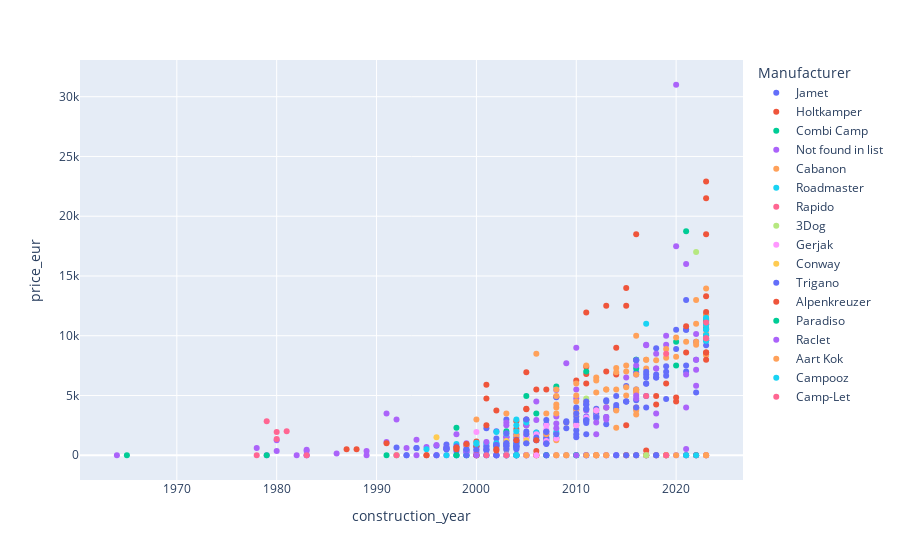

Notebook source saved alongside this figure:
### Code cell
import plotly.express as px
fig = px.scatter(df_ads, x="construction_year", y="price_eur",
                color="Manufacturer",
                #  size='petal_length', 
                hover_data=['title']
                 )
fig.show()

### Figure 1 — Plotly figure (JSON) as saved in the notebook; plotly's stock layout.template omitted (floating-point values rounded to 4 significant figures; data arrays with more than 128 entries replaced by an {"elided": "..."} marker saying what was removed)
{"data": [{"customdata": {"elided": "221x1 str values"}, "hovertemplate": "Manufacturer=Jamet<br>construction_year=%{x}<br>price_eur=%{y}<br>title=%{customdata[0]}<extra></extra>", "legendgroup": "Jamet", "marker": {"color": "#636efa", "symbol": "circle"}, "mode": "markers", "name": "Jamet", "orientation": "v", "showlegend": true, "type": "scatter", "x": {"elided": "221 int values"}, "xaxis": "x", "y": {"elided": "221 int values"}, "yaxis": "y"}, {"customdata": [["Holtkamper Cocoon S (2013)"], ["Holtkamper Cocoon S, model 2008"], ["Holtkamper Spacer (2015) trailer uitvoering"], ["Holtkamper Kyte Vouwwagen in prima staat! Veel extra's! 2011"], ["Holtkamper Cocoon M Expedition MTT 2011"], ["Holtkamper cocoon modulair 2014"], ["Holtkamper Cocoon XL"], ["Holtkamper flyer met veel extra’s"], ["Holtkamper flyer jeans blauw"], ["Holtkamper Feluka incl. keuken, compleet en waterdicht"], ["Holtkamper Cocoon XL 2011"], ["Holtkamper Cocoon Aero"], ["Holtkamper Cocoon xl Vouwwagen 2006 in zeer goede staat"], ["Holtkamper Spacer 2004"], ["Holtkamper cocoon Aero Membrane Airco MTT bouwjaar 2017"], ["Holtkamper Flyer Expedition Bedouin, in uitstekende staat!"], ["Holtkamper spacer expedition (2003)"], ["Holtkamper Cocoon M Expedition"], ["Holtkamper Cocoon Aero Wind Force 2015"], ["Holtkamper Flyer Bedouin 2001, incl Keuken"], ["Holtkamper Aero Zonder windforce"], ["Holtkamper Aero Zonder windforce"], ["Holtkamper Cocoon MTT met HPL blad ''NIEUW'"], ["Holtkamper Aero Combinatie Model"], ["Holtkamper Cocoon 2022"], ["Holtkamper Cocoon Top Edition met keuken en zonnestroom"], ["Nette Holtkamper Spacer Expedition met WhiteBox keuken"], ["Holtkamper Cocoon Expedition, 2009"], ["Holtkamper Spacer vouwwagen"], ["Mooie Holtkamper Astro Expedition"], ["Holtkamper Astro Vouwwagen 2011"], ["Vouwwagen Holtkamper Cocoon xl"], ["Holtkamper Flyer"], ["Holtkamper Flyer Expedition met whitebox disselkeuken"], ["Holtkamper Cocoon XL"], ["Holtkamper Kyte XL Windforce 2016 (1e eigenaar)"], ["Holtkamper Family"], ["vouwwagen Holtkamper Flyer"], ["Holtkamper Spacer Explorer"], ["Holtkamper Cocoon M"], ["Holtkamper Flyer Expedition"], ["Holtkamper cocoon"], ["Holtkamper cocoon xl"], ["Holtkamper Flyer (retro)"], ["Holtkamper Astro XL uit 2006"], ["Holtkamper Cocoon M"], ["Holtkamper feluka vouwwagen"], ["Holtkamper Cocoon XL (2014)"], ["holtkamper family"], ["Holtkamper-kindertent M - €400 met vast grondzeil en hor"], ["Holtkamper Flyer Expedition Bedouin"], ["Holtkamper Astro vouwwagen 2001"], ["vouwwagen Holtkamper spacer  expedition"], ["Holtkamper Astro XL"], ["Holtkamper cocoon met basekitchen xxl"], ["holtkamper flyer \"retro\""], ["Vouwwagen Holtkamper Feluka 6 prs whitebox keuken"], ["Complete Holtkamper Flyer Expedition"], ["Holtkamper Flyer Expedition Vouwwagen (2004)"], ["Holtkamper Cocoon M"], ["Holtkamper Cocoon modulair MTT 2015"], ["Holtkamper flyer te koop"], ["Holtkamper Cocoon M 2008"], ["Holtkamper Cocoon XL met 5 slaapplaatsen en extra‘s"], ["Prachtige Holtkamper Cocoon"], ["Holtkamper family vouwwagen"], ["Holtkamper astro overkompeet!"], ["GLAMPING in mooie HOLTKAMPER FLYER membrane met airco wer"], ["HOLTKAMPER FAMILY Vouwwagen"]], "hovertemplate": "Manufacturer=Holtkamper<br>construction_year=%{x}<br>price_eur=%{y}<br>title=%{customdata[0]}<extra></extra>", "legendgroup": "Holtkamper", "marker": {"color": "#EF553B", "symbol": "circle"}, "mode": "markers", "name": "Holtkamper", "orientation": "v", "showlegend": true, "type": "scatter", "x": [2013, 2008, 2015, 2011, null, 2014, 2007, null, null, null, 2011, 2013, null, 2004, null, 2001, null, 2011, 2015, 2001, null, 2023, 2023, 2023, 2022, 2012, 2005, null, 2002, 2020, 2011, 2004, 2015, null, 2010, 2016, null, 2000, 2006, 2004, null, 2005, null, null, 2006, 2005, null, 2014, null, 2017, 2005, 2001, 2006, null, null, 1987, null, 2006, null, 2005, 2015, 1995, 2008, null, null, null, 2003, 2005, 2000], "xaxis": "x", "y": [7000, 4900, 0, 11950, 6600, 6750, 5500, 750, 750, 1450, 6800, 12500, 3000, 0, 20750, 5900, 2500, 7395, 14000, 4750, 18295, 18495, 21495, 22895, 0, 0, 2500, 4000, 3750, 4825, 6000, 2850, 2500, 900, 6250, 18500, 445, 1150, 0, 2200, 1000, 3000, 4500, 850, 0, 0, 1200, 9000, 450, 400, 3900, 2500, 350, 4200, 2950, 500, 1700, 5500, 0, 3850, 12500, 0, 1450, 3400, 3950, 0, 0, 6950, 750], "yaxis": "y"}, {"customdata": [["Combi Camp Flexi Comfort XL - 2020 - Katoen - Boogluifel"], ["Combi Camp Country vouwwagen 2021 model 2022"], ["Combi Camp Valley 2010 met Varioluifel, Gastencabine & Mover"], ["Combi Camp Easy vintage"], ["Combi Camp Flexi Comfort XL met boogluifel"], ["Combi camp venezia"], ["Combi Camp vouwwagen 1965"], ["Combi Camp Country met gastencabine 2005"], ["Combi Camp venezia 2007"], ["Combi camp Flexi, tent & trailer."], ["Combi Camp"], ["Combi camp"], ["Combi Camp Flexi T&T mei 2021 met nieuwe boogluifel en hor"], ["Combi Camp Country"], ["Combi Camp Country"], ["Combi Camp voortent en wagentent"], ["Combi camp country  Xclusive 2019"], ["Combi Camp Venezia"], ["Combi camp country 2016"], ["Combi Camp Venezia met gastencabine"], ["Vouwwagen Combi Camp Valley 2007"], ["Gevraagd Combi Camp Country voortent en/of voortent frame."], ["Combi Camp Flexi Comfort XL 2016"], ["Combi Camp Valley met gastencabine, keuken, disselbak & meer"], ["Vouwwagen Combi Camp Country"], ["Combi camp valley 2010 in prima staat."], ["Combi Camp Country Zeer netjes en compleet"], ["Vouwwagen | Combi Camp - Panda"], ["Combi Camp FLEXI met boogluifel 2020"], ["Vouwwagen Combi Camp Flexi Comfort XL 2016"], ["Vouwwagen Combi Camp 4 persoons (nieuwe foto's)"]], "hovertemplate": "Manufacturer=Combi Camp<br>construction_year=%{x}<br>price_eur=%{y}<br>title=%{customdata[0]}<extra></extra>", "legendgroup": "Combi Camp", "marker": {"color": "#00cc96", "symbol": "circle"}, "mode": "markers", "name": "Combi Camp", "orientation": "v", "showlegend": true, "type": "scatter", "x": [2020, 2021, 2010, 1991, 2016, null, 1965, 2005, 2006, null, 2005, null, null, 2010, null, null, null, 2003, null, 2003, 2007, null, 2016, 2011, null, null, 2008, 1999, 2020, 2016, null], "xaxis": "x", "y": [9500, 18750, 0, 0, 7250, 2850, 0, 4950, 3500, 4125, 2950, 3950, 0, 0, 0, 0, 13000, 0, 9950, 2000, 0, 0, 8000, 7000, 3600, 3100, 5750, 0, 7500, 8000, 975], "yaxis": "y"}, {"customdata": {"elided": "183x1 str values"}, "hovertemplate": "Manufacturer=Not found in list<br>construction_year=%{x}<br>price_eur=%{y}<br>title=%{customdata[0]}<extra></extra>", "legendgroup": "Not found in list", "marker": {"color": "#ab63fa", "symbol": "circle"}, "mode": "markers", "name": "Not found in list", "orientation": "v", "showlegend": true, "type": "scatter", "x": {"elided": "183 int values"}, "xaxis": "x", "y": {"elided": "183 int values"}, "yaxis": "y"}, {"customdata": [["Cabanon Manga met Easy Pack systeem uit 2020"], ["Cabanon Neptune met voortent, luxe luifel en zonneluifel"], ["Vouwwagen Europa Camper Suncruiser (Cabanon) (Sunliner XL)"], ["Cabanon Imperia 2015 - Complete Set met Accessoires!"], ["Cabanon Chamonix"], ["Vouwwagen Cabanon Tabora"], ["Vouwwagen Cabanon Tabora"], ["Vouwwagen Cabanon Ariane"], ["Cabanon Neptune vouwwagen"], ["Cabanon Chamonix De luxe"], ["Vouwwagen cabanon neptune"], ["Vouwwagen Cabanon Malawi 2.0; voor- en achtertent & keuken"], ["Vouwwagen cabanon Monaco compleet uitgevoerd (2020)"], ["Cabanon Monaco Deluxe vouwwagen (2022)"], ["Cabanon Manga uit 2022 te koop!"], ["Vouwwagen Cabanon Atlantis uit 2004 in uitstekende staat"], ["Cabanon Mercury DeLuxe Bermkeuken Avant Garde vouwwagen 2019"], ["Cabanon Manga vouwwagen, zeer compleet!"], ["Cabanon Malawi De Luxe AVANT GARDE PAKKET + MEER"], ["Cabanon Venus"], ["Cabanon Malawi 2.0  2018: panoramaluifel, achtertent, matras"], ["Cabanon Malawi 1.0 uit 2013"], ["Cabanon Manga"], ["Cabanon Malawi luxe 2016, voortent, achtertent, keuken"], ["Cabanon safari lodge vouwwagen"], ["Cabanon Malawi 2.0 Basic - Uit voorraad"], ["Cabanon Mercury Basic met Avantgarde pakket"], ["Vouwwagen Cabanon Mercury 2019"], ["Cabanon Stratos, vouwwagen met bermkeuken (2010)"], ["Cabanon Manga 2013"], ["Heel complete Cabanon Mercury 2012"], ["Cabanon Malawi 2.0 Basic 2020, panoramaluifel, XL achtertent"], ["Cabanon Malawi 2.0 DeLuxe 2017"], ["Cabanon vouwwagen Mercury Deluxe 2012 ALLE OPTIES!"], ["Cabanon Malawi 2.0 vouwwagen basic easypack 2019 te koop"], ["Cabanon Mercury Deluxe met Avant Garde pakket"], ["Vouwwagen Cabanon / Europa Camper Suncruiser"], ["Vouwwagen Cabanon Mercury deluxe avant garden 2008"], ["Cabanon Malawi 1.0 (2012)"], ["Cabanon Mercury Deluxe 2017 Avant Garde pakket zeer compleet"], ["Vouwwagen  Cabanon Malawi 1.0"], ["Cabanon manga comfort"], ["Vouwwagen Cabanon Sunliner 2017 (europa camper) DELUXE"], ["Cabanon mercury 2018 Comfort vouwwagen"], ["Cabanon Malawi 2.0 Deluxe vouwwagen (met luxe bermkeuken)"], ["Cabanon Malawi 2.0 (2022)"], ["CABANON MALAWI 2.0 2022 + VOORTENT+ZONNELUIFEL EN ZIJWAND 2X"], ["Vouwwagen Cabanon Malawi 1.0 Deluxe - DIRECT BESCHIKBAAR"], ["Europa camper Cabanon uit 2005 in zeer goede staat"], ["Cabanon Mercury 2009"], ["Cabanon Mercury Deluxe in topstaat"], ["Vouwwagen Cabanon Monaco Deluxe (met extra’s) 2022"], ["Cabanon Stratos vouwwagen bj 2008"], ["Cabanon Mercury Deluxe 2013"], ["Cabanon Tabora voor 2 - 4 personen, direct kampeerklaar!"], ["Cabanon Malawi 2.0 Royale z.g.a.n. bj 2021"], ["Cabanon Stellar (2008)"], ["Vouwwagen 6-8 personen Cabanon Chamonix de Luxe uit 2022"], ["Cabanon Chamonix 2023"], ["Vouwwagen Cabanon Neptune 2008 voor 4- 6 personen"], ["Europa Camper (Cabanon) Sunliner 2018"], ["Cabanon Chamonix"], ["Vouwwagen Cabanon Mercury"], ["Cabanon Mercury 2023 - compleet met alle accessoires"], ["Cabanon Neptune 2009. 6 - 8 persoons met luxe luifel"], ["Cabanon Mercury Comfort AVANT GARDE PAKKET + MEER"], ["Cabanon Mercury De Luxe AVANT GARDE PAKKET + MEER"], ["Cabanon Imperia Deluxe 2015"], ["Cabanon Malawi 2.0 de Luxe ZEER COMPLEET"], ["Cabanon Malawi vouwwagen. 2016. Incl. Voortent en luifel."], ["Cabanon mercury 2016"], ["Cabanon Malawi 2.0 Snel opzetbaar"], ["Cabanon Mercury Comfort"], ["Cabanon Chamonix De Luxe - Zeer ruime uitvoering -"], ["Cabanon Manga Basic - uit voorraad"], ["Cabanon Malawi 2.0 Royale Basic, 2023"], ["Cabanon Stratos 2009 met bermkeuken"], ["Toiles Cabanon Mercury basic"], ["Cabanon Malawi 1 klaar voor vakantie!"], ["Grote luifel! EXTRA:matrastoppers - Cabanon Jaguar - 2014/15"], ["Cabanon Mercury (2013)"], ["Vouwwagen Cabanon Malawi voor twee personen incl keuken"], ["Cabanon Malawi 2.0 Basic 2023"], ["Cabanon Mercury De Luxe + Avant Garde pakket"], ["Cabanon Mercury De luxe inclusief panoramaluifel"], ["Cabanon Columbia 2012 Deluxe"], ["Cabanon Malawi 2.0 ‘21 voortent, XL achtertent, fietsendrage"], ["cabanon malawi 2016"], ["cabanon Mercury 2016"], ["Cabanon Malawi 2.0"], ["Cabanon Manga"], ["Cabanon Mercury Comfort - UIT VOORRAAD"], ["Cabanon Chamonix Deluxe te bezichtigen"], ["8-pers Cabanon Evolution vouwwagen"], ["Cabanon Malawi 2.0 - De Luxe - met keuken -"], ["Cabanon Malawi 2.0 Royale - Snel leverbaar -"], ["Cabanon Saturn"], ["Cabanon Touring de Luxe"], ["Cabanon Malawi Basic Nette 2 persoonsvouwwagen"], ["Cabanon Mercury"]], "hovertemplate": "Manufacturer=Cabanon<br>construction_year=%{x}<br>price_eur=%{y}<br>title=%{customdata[0]}<extra></extra>", "legendgroup": "Cabanon", "marker": {"color": "#FFA15A", "symbol": "circle"}, "mode": "markers", "name": "Cabanon", "orientation": "v", "showlegend": true, "type": "scatter", "x": [2020, 2010, 2016, 2015, 2014, null, 2016, null, 2007, 2014, 2009, 2018, null, 2022, null, 2004, 2019, null, 2016, 2007, 2018, 2013, 2010, 2016, 2015, 2023, 2015, 2019, 2010, 2013, 2012, 2020, 2017, 2012, null, 2011, 2014, 2009, null, 2017, 2012, 2020, 2016, 2018, null, 2022, 2022, 2017, 2005, null, 2019, null, null, 2013, 2016, 2021, 2008, 2022, 2023, 2008, null, 2016, 2008, null, null, 2017, 2016, 2015, 2017, null, null, 2023, 2023, 2023, 2023, 2023, null, null, 2011, 2014, 2013, null, null, 2012, null, 2012, 2021, 2016, null, 2019, 2010, 2023, null, 2008, 2023, 2023, 2009, 1999, 2015, 2008], "xaxis": "x", "y": [0, 4500, 5400, 5000, 3750, 3450, 3400, 0, 3500, 6950, 0, 7950, 9450, 11000, 9500, 1650, 8150, 5950, 5500, 1750, 0, 3995, 3500, 5250, 7500, 8399, 7000, 0, 3800, 0, 5250, 8250, 0, 6495, 0, 4500, 5500, 0, 3950, 0, 3750, 9850, 6750, 0, 8250, 9495, 9250, 7250, 1799, 3300, 8900, 11290, 3950, 5500, 4000, 9500, 1250, 13000, 0, 0, 6850, 3750, 3500, 0, 4500, 7995, 0, 0, 8000, 3700, 0, 8399, 11748, 13948, 10148, 0, 4000, 5750, 0, 2300, 0, 4975, 8500, 0, 0, 6250, 0, 0, 0, 0, 2500, 11748, 0, 0, 10898, 9599, 2750, 850, 5695, 3995], "yaxis": "y"}, {"customdata": [["Goed onderhouden Roadmaster Family S met diverse upgrades"], ["Nette vouwwagen - Roadmaster Family S"], ["Roadmaster family S 8 persoons"], ["Zeer complete Roadmaster Runner S"], ["Vouwwagen RoadMaster Midi S"], ["Roadmaster Family S"], ["Roadmaster Family S"], ["Vouwwagen Roadmaster Family S (2008)"], ["Vouwwagen roadmaster midi"], ["Roadmaster Runner S"], ["Nette Roadmaster runner S vouwwagen"], ["Roadmaster family S 8 personen"], ["Roadmaster Midi S vouwwagen."], ["Roadmaster family S 8 persoons"], ["Roadmaster Family S; Vouwwagen; STAAT IN STALLING SPANJE!!"], ["Vouwwagen Roadmaster Family S"], ["Fantastische vouwwagen Roadmaster Family S"], ["Roadmaster midi s vouwwagen bj 2000 frisse vakantieklare set"], ["Vouwwagen Roadmaster midi"], ["Vouwwagen Roadmaster Family S uit 2004"], ["Vouwwagen Roadmaster Runner S"], ["Roadmaster Runner S in goede staat met voortent en luifel"], ["Roadmaster Runner S"], ["Roadmaster Midi Rally S 2004"], ["roadmaster vouwwagen"], ["Vouwwagen - Roadmaster Family S"], ["Roadmaster family extra"], ["Roadmaster Family S"], ["Roadmaster Family S 2008"], ["Nette ruime Roadmaster Runner S vouwwagen 4, 6 - 8  personen"], ["Mooie Roadmaster family S"], ["Fijne zeer ruime Roadmaster vouwwagen"], ["Vouwwagen Roadmaster Runner S, 8pers, met voortent en luifel"], ["Roadmaster family S vouwwagen ideaal achter elektrische auto"], ["Leuke Roadmaster Family S"], ["Roadmaster Family S 2004"], ["Vouwwagen Roadmaster Family S Blauw/Creme"], ["Roadmaster Family S 6 persoons vouwwagen"], ["Roadmaster midi S vouwwagen, 2 persoons"], ["Roadmaster family s 6-persoons"], ["Roadmaster Family S 8 persoons"], ["Roadmaster family S (extra groot)"], ["Roadmaster Family S"], ["Vouwwagen Roadmaster Family S"], ["Roadmaster familie s"], ["Roadmaster Family S 2004"], ["Roadmaster Family S - dubbele uitbouw uit 2003"], ["Roadmaster Family S"], ["Roadmaster Runner 1994"], ["Roadmaster family S"], ["Roadmaster Family S"], ["Roadmaster Midi S vouwwagen"], ["Roadmaster family S de luxe nieuwe bodem!"], ["Vouwwagen roadmaster family S voor onderdelen"], ["Mooie roadmaster midi"], ["Vouwwagen Roadmaster Family S"], ["Roadmaster Family S 2000 Incl.Luifel met zijwanden"], ["Roadmaster Family S"], ["Vouwwagen Roadmaster"], ["Roadmaster Family S"]], "hovertemplate": "Manufacturer=Roadmaster<br>construction_year=%{x}<br>price_eur=%{y}<br>title=%{customdata[0]}<extra></extra>", "legendgroup": "Roadmaster", "marker": {"color": "#19d3f3", "symbol": "circle"}, "mode": "markers", "name": "Roadmaster", "orientation": "v", "showlegend": true, "type": "scatter", "x": [null, null, 1995, 2002, null, 2003, 2006, 2008, null, null, 2002, null, null, 2004, 2004, null, 2005, null, null, 2004, 1998, null, null, null, 1992, null, null, 1997, null, 2000, 2003, null, 2000, null, 2002, 2004, null, null, null, 2005, null, null, null, 2004, null, 2004, null, null, null, 1998, 2001, 2008, null, 1998, null, null, 2000, null, null, 2004], "xaxis": "x", "y": [2000, 950, 500, 600, 0, 0, 1900, 1950, 0, 500, 1000, 1700, 1000, 2500, 0, 1500, 2750, 0, 1500, 1000, 950, 450, 0, 1500, 0, 0, 800, 0, 0, 1045, 1800, 750, 950, 1850, 1950, 0, 1000, 1600, 1500, 1500, 1750, 0, 1100, 0, 2250, 2000, 0, 1250, 0, 0, 995, 1500, 2750, 0, 500, 1350, 0, 950, 1500, 3000], "yaxis": "y"}, {"customdata": [["RAPIDO klapcaravan type confort"], ["Rapido export klapcaravan"], ["Rapido Confort vouwcaravan klapcaravan"], ["Rapido export klapcaravan"], ["rapido record klapcaravan 1980"], ["Rapido klapcaravan / vouwcaravan confort compleet te zien"], ["Rapido klapcaravan"]], "hovertemplate": "Manufacturer=Rapido<br>construction_year=%{x}<br>price_eur=%{y}<br>title=%{customdata[0]}<extra></extra>", "legendgroup": "Rapido", "marker": {"color": "#FF6692", "symbol": "circle"}, "mode": "markers", "name": "Rapido", "orientation": "v", "showlegend": true, "type": "scatter", "x": [1980, null, 1983, 1979, 1980, 1978, 1981], "xaxis": "x", "y": [1950, 3800, 0, 2850, 1350, 0, 2000], "yaxis": "y"}, {"customdata": [["3Dog Traildog 2011 tenttrailer luifel fietsendrager Cee"], ["Te koop 3Dog Scoutdog kleur Khaki Sand bouwjaar 2017"], ["3DOG Traildog full options!"], ["3Dog Camping TrailDog OffRoader Khaki-dark"]], "hovertemplate": "Manufacturer=3Dog<br>construction_year=%{x}<br>price_eur=%{y}<br>title=%{customdata[0]}<extra></extra>", "legendgroup": "3Dog", "marker": {"color": "#B6E880", "symbol": "circle"}, "mode": "markers", "name": "3Dog", "orientation": "v", "showlegend": true, "type": "scatter", "x": [2011, 2017, null, 2022], "xaxis": "x", "y": [4750, 0, 12000, 17000], "yaxis": "y"}, {"customdata": [["gerjak tago atlantic"], ["Gerjak tago tenttrailer.4 meter breed en 8 meter lang."], ["Vouwwagen gerjak tago amazone"], ["Gerjak Tago Artic 2011"], ["Gerjak Tago Settler te koop"], ["Gerjak Tago Indian vouwwagen"], ["Gerjak Tago Atlantic 2006 - ruime 6 a 8 p. gezins-vouwwagen"], ["Gerjak Tago Atlantic Vouwwagen"], ["Gerjak tago indian 2007"], ["SUPER NETTE GERJAK Tago Settler Crossing 2012!!"], ["Gerjak Tago Artic 2011 vouwwagen"], ["Gerjak Tago Settler 2012"], ["Gerjak Tago River 2003"], ["Gerjak Indian Tago Vouwwagen (4-6 personen)"], ["Erg ruime Tago / Gerjak vouwwagen"], ["Gerjak Ranger Safari"], ["Gerjak Tago Vouwwagen uit 2005"], ["Vouwwagen Gerjak Settler uit 2010 met complete inboedel"], ["Gerjak Tago vouwwagen 2004"], ["Gerjak Tago Atlantic uit 2006 - Ruime 6-persoons vouwwagen"], ["Gerjak Tago Atlantic 2007"], ["Gerjak Tago Indian"], ["Gerjak Tago Indian 4-8 persoons vouwwagen Incl inventaris"], ["Gerjak Tago Settler Crossing - 4 tot 6 pers incl imperiaal"], ["Vouwwagen  Gerjak Tago Indian"], ["Vouwwagen Gerjak Tago Amazone 2005"], ["Gerjak Tago Atlantic Vouwwagen 4 tot  8 persoons"], ["gerjak tago indian"], ["Gerjak Tago Indian | 4-8 persoons | Voortent en luifel | Gas"]], "hovertemplate": "Manufacturer=Gerjak<br>construction_year=%{x}<br>price_eur=%{y}<br>title=%{customdata[0]}<extra></extra>", "legendgroup": "Gerjak", "marker": {"color": "#FF97FF", "symbol": "circle"}, "mode": "markers", "name": "Gerjak", "orientation": "v", "showlegend": true, "type": "scatter", "x": [null, 2005, null, 2011, 2008, 2007, 2006, 2006, 2007, null, null, 2012, 2003, 2005, 2000, 2012, 2005, null, 2004, null, 2007, 2005, 2007, 2010, 2000, null, null, null, 2005], "xaxis": "x", "y": [1800, 1500, 1450, 3150, 1400, 2500, 1750, 0, 2150, 0, 3000, 3200, 0, 1800, 0, 3750, 1500, 1950, 1195, 1750, 1200, 0, 2000, 2500, 1950, 1490, 2500, 2200, 1500], "yaxis": "y"}, {"customdata": [["Conway Mirage vouwwagen"], ["Conway vouwwagen 2003 extra lang 6 persoons"], ["Conway Cruiser pop up vouwwagen"], ["Conway Canterbury dl vouwwagen 6-pers"], ["Conway Cortina vouwwagen"], ["Conway vouwwagen  Met toebehoren"], ["Nette Conway Vouwagen!"], ["Vouwwagen Conway"], ["Vintage Conway Cruiser uit 1996"], ["Conway Classic Trio 2003 Vouwwagen"], ["Vouwwagen conway"], ["Conway Vision Vouwwagen 6 persoons"], ["Vouwwagen conway camberley 350dl"], ["Vouwwagen Conway Trio Classic 2006 in uitstekende staat"]], "hovertemplate": "Manufacturer=Conway<br>construction_year=%{x}<br>price_eur=%{y}<br>title=%{customdata[0]}<extra></extra>", "legendgroup": "Conway", "marker": {"color": "#FECB52", "symbol": "circle"}, "mode": "markers", "name": "Conway", "orientation": "v", "showlegend": true, "type": "scatter", "x": [1998, 2003, 1992, null, null, null, null, null, 1996, 2003, null, null, null, 2005], "xaxis": "x", "y": [600, 1200, 0, 0, 0, 0, 825, 300, 1499, 550, 600, 500, 0, 1250], "yaxis": "y"}, {"customdata": [["vouwwagen trigano galleon"], ["Trigano Alpha GL  snel opbouw"], ["Trigano odyssee"], ["Vouwwagen trigano odyssee"], ["Vouwwagen Trigano Chantilly GL"], ["Trigano Odyssee 1-2-3 uit 2002"], ["Trigano Chantilly 1998"], ["Trigano vouwwagen"], ["Vouwwagen Trigano Chantilly GL"], ["Trigano Odyssee (1e eigenaar) gekocht 2015"], ["Trigano Alpha Exclusive Line vouwwagen"], ["Prachtige Trigano Alpha Tent Trailer Vouwwagen"], ["Trigano Alpha GL snelklapper vouwwagen 2016 met extra's"], ["Trigano Odyssee Plus GL"], ["Trigano Olympe"], ["Vouwwagen Trigano Odyssee 2012"], ["Trigano vouwwagen inclusief voortent."], ["Mooie Trigano Galleon familie vouwwagen (2019)"], ["Trigano chantilly"], ["Trigano odyssee GL 2.0 (2020) 3x gebruikt"], ["Vouwwagen Trigano Odyssee GL"], ["Trigano Chantilly GL Vouwwagen"], ["Trigano odyssee"], ["Trigano Oceane GL"], ["Trigano Galleon GL Slechts 2x gebruikt"], ["Trigano Odyssee GL 2.0"], ["Trigano Odyssee GL"], ["Trigano Odyssee 2003"], ["Trigano Odyssee 2018 met easy pack systeem"], ["Trigano Odyssee 2004"], ["Trigano Odyssee gl 2009"], ["Vouwwagen Trigano Galleon bouwjaar 2017"], ["Trigano Galleon GL  2013 compleet"], ["Trigano Odyssee GL 2015"], ["Verlaagde Prijs: Vouwwagen Trigano Oceane 315"], ["Trigano vedome , goede staat lekker ruim voor gezin van 5."], ["Trigano Oceana 315"], ["Trigano Oceane 100% waterdicht!"], ["vouwwagen Trigano Odyssee"], ["Vouwwagen Trigano OLympe 2010"], ["Trigano Camp Trail"], ["Trigano Odyssee GL"], ["Zeer nette Trigano Vendome GL met extra kampeerspullen"], ["Trigano Alpha GL vouwwagen, met aangebouwde luxe keuken"], ["Trigano Cheverny GL"], ["trigano odyssee 1-2-3 event. Incl. extra's zoals stalling!"], ["Cherverny trigano vouwwagen"], ["Mooie vouwwagen trigano Odyssee (2011)"], ["Vouwwagen Trigano Odyssee GL"], ["Trigano odyssee 2014, luifel en gastencabine"], ["Vouwwagen Trigano Galleon 2014"], ["Vouwwagen Trigano Odyssee 2006"], ["Trigano galleon Vouwagen"], ["Trigano galleon vouwwagen 2014 beschadigd !!"], ["Vouwwagen Trigano Oceane GL, bouwjaar 2001-2002, 5 slaappl"], ["Vouwwagen TRIGANO GALLEON model 2017"], ["Trigano Vedome XL 2003 met disselbak en imperial"], ["Vouwwagen Trigano Odyssee Safari GL incl. luifel, fietsenrek"], ["Trigano Odyssee GL"], ["Vouwwagen trigano Odyssee"], ["Trigano Vendome 2005"], ["Vouwwagen Trigano Odyssee"], ["Trigano Oceane GL 2004 vouwwagen"], ["Trigano odyssee"], ["Vouwwagen Trigano Vendome de Luxe GL"], ["Mooie nette trigano chantilly 2005"], ["Vouwwagen Trigano Odyssée"], ["Trigano Vendôme Luxe 2007 + Extra's"], ["Trigano Odyssee 1997"], ["Trigano Alpha"], ["Vouwwagen Trigano Océane (315) uit 2003"], ["vouwwagen Trigano Olympe GL 2013"], ["Trigano odyssee vouwwagen 1-2-3 (snelklapper)"], ["Trigano Itinea GL (919599)"], ["Trigano Odyssee 2003"], ["Vouwwagen trigano camplair (2022!)"], ["Trigano Odyssee GL met keuken en disselbak"], ["Trigano vouwwagen"], ["Trigano Alpha GL 2020"], ["Vouwwagen trigano gl odyssee"], ["Trigano Odyssee GL"], ["Trigano Galleon 315GL / 2022! In TOP staat!"], ["Trigano Olympe GL 2011"], ["Mooie grote Trigano Olympe GL"], ["Vouwwagen trigano Odyssee"], ["Grote Trigano vouwwagen te koop!"], ["Trigano Galleon GL vouwwagen 2012 (evt helemaal compleet!)"], ["Vouwwagen Trigano Chantilly GL 8 personen"], ["Nette Trigano Olympe Vouwwagen met keuken en fietsendrager."], ["Trigano vouwwagen 6 pers."], ["Trigano Odyssee GL Plus (gekocht in 2019)"], ["Trigano Odyssee Vouwwagen Met Fietsendrager & Luifel"], ["Trigano Oceane GL vouwwagen"], ["Trigano odyssee 2015 Blauw/Wit"], ["Vouwwagen Trigano"], ["Trigano chantilly GL 2001 vouwwagen"], ["Trigano Vendome GL"], ["Trigano Oceane 3.15 GL uit 1999"], ["Vouwwagen Trigano Verdome Gl met luifel 6 p"], ["Trigano Odyssee 1-2-3 vouwwagen met lopende BOVAG garantie"], ["Trigano Odyssee 123 vouwwagen"], ["Trigano odyssee"], ["Trigano oceane 240 bouwjr 2003 + matras toppers"], ["Trigano Olympe GL 2009"], ["Trigano Vendome GL Luxe 1998 met fietsendrager en luifel"], ["Vouwwagen Trigano Odyssee"], ["vouwwagen trigano odyssee te koop of te huur"], ["Trigano Odyssee 2006"], ["Trigano Odyssee snel opzetten. Klaar voor vakantie met 6!"], ["Leuke Vouwwagen merk Trigano 4 pers ."], ["Trigano Odyssee te koop"], ["Trigano Alpha GL"], ["Trigano Odyssee vouwwagen uit 2015"], ["Mooie Trigano Odyssee 2005 123-systeem en Gastenverblijf"], ["Trigano Odyssee 1-2-3 vouwwagen (incl. Imperiaal + koffer)"], ["Trigano Vendome Luxe"], ["Vouwwagen, Trigano Odyssee (2003) 123 klapsysteem"], ["Trigano Galleon"], ["Trigano Chambord GL vouwwagen"], ["Trigano Odyssee 2018"], ["Vouwwagen Trigano Vendome GL"], ["Schitterende Trigano Oz Trail Zenith '17 keuken"]], "hovertemplate": "Manufacturer=Trigano<br>construction_year=%{x}<br>price_eur=%{y}<br>title=%{customdata[0]}<extra></extra>", "legendgroup": "Trigano", "marker": {"color": "#636efa", "symbol": "circle"}, "mode": "markers", "name": "Trigano", "orientation": "v", "showlegend": true, "type": "scatter", "x": [2010, null, null, null, 2001, null, null, null, 2003, null, 2011, 2016, 2016, 2018, 2009, 2011, 1998, 2019, null, 2020, 2007, null, null, 2002, 2018, 2021, 2014, 2003, null, null, null, 2017, null, 2015, 2002, null, 2003, 2000, 2003, 2010, 2023, 2007, null, 2018, null, 1997, null, 2011, null, null, null, null, null, null, 2001, null, null, 2008, 1998, null, null, 2015, 2004, 2004, 2004, null, 2016, 2007, null, 2013, null, 2013, null, 2021, null, 2022, 2005, null, 2020, null, 2005, null, 2011, null, 2014, null, 2012, 1996, 2009, null, 2018, 2010, null, null, null, 2001, 1999, 1999, null, 2007, 2002, 2008, null, null, null, null, 2000, 2006, 2005, null, null, 2016, null, 2005, 2007, null, 2003, 2011, null, null, 2001, 2017], "xaxis": "x", "y": [3500, 7500, 850, 1000, 395, 300, 0, 650, 550, 5000, 4500, 0, 0, 0, 2750, 3850, 349.9, 6995, 550, 8900, 1000, 1150, 1400, 850, 6500, 0, 0, 1000, 6475, 1200, 2500, 4000, 3150, 4500, 850, 500, 800, 450, 1850, 2950, 9195, 2950, 1250, 8950, 750, 650, 500, 4250, 1995, 3500, 3500, 1300, 3250, 500, 0, 5000, 875, 4850, 750, 1200, 0, 0, 750, 950, 1300, 0, 3995, 1950, 500, 4600, 0, 3200, 395, 12999, 750, 5250, 1990, 350, 10500, 950, 995, 9500, 2950, 3750, 4200, 750, 3200, 0, 2850, 0, 0, 4000, 750, 3800, 450, 490, 0, 500, 700, 1995, 0, 1750, 900, 2150, 600, 750, 0, 1475, 2995, 500, 400, 7950, 0, 1750, 0, 0, 1000, 4250, 475, 0, 695, 6995], "yaxis": "y"}, {"customdata": [["ALPENKREUZER VANDAAG VOOR €200 AF TE HALEN! STAAT IN DE WEG"], ["Alpenkreuzer Super GT"], ["Zeer ruime, complete vouwwagen Alpenkreuzer Parade"], ["Alpenkreuzer Parade vouwwagen- 2004"], ["alpenkreuzer tempo"], ["Alpenkreuzer Campfire - Aanbieding"], ["Alpenkreuzer Waterfront Green - Uit voorraad"], ["Vouwwagen Alpenkreuzer Allure"], ["alpenkreuzer parade sl"], ["Alpenkreuzer parade vouwwagen 6 persoons zo goed als nieuw"], ["Alpenkreuzer Duet (919785)"], ["Alpenkreuzer vouwwagenTempo"], ["Vouwwagen Alpenkreuzer Parade 2006"], ["Vouwwagen Alpenkreuzer Duet (6-persoons)"], ["Alpenkreuzer vouwwagen"], ["Alpenkreuzer Parade vouwwagen 2000"], ["Alpenkreuzer Openair - SHOWMODEL"], ["Alpenkreuzer Parade Royale"], ["Alpenkreuzer Campfire MET LUIFEL"], ["Alpenkreuzer Campfire 2022"], ["Alpenkreuzer Parade XL vouwwagen"], ["Zeer ruime Alpenkreuzer Parade met voortent, luifel en meer"], ["Alpenkreuzer Parade"], ["Alpenkreuzer tempo, 1998"], ["Alpenkreuzer campfire vouwwagen"], ["Alpenkreuzer Openair INCL. BIJZETTENT / LUIFEL"], ["Alpenkreuzer Waterfront INCL. BIJZETTENT / LUIFEL"], ["Alpenkreuzer Campfire INCLUSIEF LUIFEL"], ["alpenkreuzer allure"], ["Alpenkreuzer Openair"], ["Alpenkreuzer Waterfront"], ["Alpenkreuzer Campfire"], ["Alpenkreuzer vouwwagen Super GT, hardtop"], ["Vouwwagen Alpenkreuzer 2018"], ["Alpenkreuzer Duet 2018 - 2 pers. snelopzetter."], ["Alpenkreuzer Openair"], ["Alpenkreuzer Campfire"], ["Alpenkreuzer Waterfront"], ["Alpenkreuzer Waterfront"]], "hovertemplate": "Manufacturer=Alpenkreuzer<br>construction_year=%{x}<br>price_eur=%{y}<br>title=%{customdata[0]}<extra></extra>", "legendgroup": "Alpenkreuzer", "marker": {"color": "#EF553B", "symbol": "circle"}, "mode": "markers", "name": "Alpenkreuzer", "orientation": "v", "showlegend": true, "type": "scatter", "x": [null, null, 1999, 2004, 2000, 2023, 2023, null, null, 2019, 2020, 2002, 2006, 2002, null, 2000, 2021, 1995, 2021, null, null, 1998, null, 1998, null, 2023, 2023, 2023, 1988, 2023, 2023, 2023, 1991, 2018, 2018, null, null, null, 2023], "xaxis": "x", "y": [350, 500, 950, 1250, 0, 10995, 8595, 395, 0, 6000, 4500, 400, 1250, 500, 125, 0, 10795, 0, 8595, 9250, 750, 500, 0, 650, 9250, 13305, 9735, 11290, 500, 11995, 8595, 10595, 1000, 4250, 4950, 11995, 10595, 8595, 7995], "yaxis": "y"}, {"customdata": [["paradiso vouwwagen 1979"], ["Grand Paradiso"], ["Fantastisch paradiso vouwwagen"], ["Paradiso vouwwagen"], ["Vouwwagen Paradiso"], ["Paradiso Ideale Beach 1998 - Vouwwagen"]], "hovertemplate": "Manufacturer=Paradiso<br>construction_year=%{x}<br>price_eur=%{y}<br>title=%{customdata[0]}<extra></extra>", "legendgroup": "Paradiso", "marker": {"color": "#00cc96", "symbol": "circle"}, "mode": "markers", "name": "Paradiso", "orientation": "v", "showlegend": true, "type": "scatter", "x": [1979, null, null, null, 1998, 1998], "xaxis": "x", "y": [0, 0, 2250, 1400, 2300, 0], "yaxis": "y"}, {"customdata": [["Vouwwagen Raclet Safari GL 2013"], ["Vouwwagen Raclet Safari GL model 2022 (als nieuw!)"], ["Raclet Pamploma Junior uit 2013"], ["Vouwwagen Raclet Allegra met voortent, erker en luifel"], ["Raclet Jasmin Vouwwagen - 2008"], ["Vouwwagen Raclet Safari GL 2013"], ["vouwwagen raclet"], ["Raclet safari gl"], ["Vouwwagen Safari Raclet"], ["Raclet Panama UpGL uit 2015 met inboedel en gastencabine."], ["Vouwwagen Raclet"], ["Raclet Panama up 2022"], ["Raclet Safari GL"], ["Raclet Panama Up GL"], ["Vouwwagen Raclet quickstop x-trail"], ["Raclet Panama Up Vouwwagen Fietsendrager BJ 2018 (bj 2018)"], ["Raclet 6-persoons vouwwagen"], ["Raclet jade"], ["Vouwwagen Raclet Jasmin"]], "hovertemplate": "Manufacturer=Raclet<br>construction_year=%{x}<br>price_eur=%{y}<br>title=%{customdata[0]}<extra></extra>", "legendgroup": "Raclet", "marker": {"color": "#ab63fa", "symbol": "circle"}, "mode": "markers", "name": "Raclet", "orientation": "v", "showlegend": true, "type": "scatter", "x": [2013, null, null, null, 2008, 2013, 2000, 2013, 2010, null, null, null, 2018, 2015, 2016, 2018, 2001, null, null], "xaxis": "x", "y": [3200, 10500, 2500, 2125, 2250, 3000, 0, 4000, 0, 0, 200, 9750, 8500, 6500, 5000, 2475, 1100, 450, 0], "yaxis": "y"}, {"customdata": [["Aart Kok Kariba Game Drive beige / oker (2008)"], ["Aart kok Livingstone Game Drive"], ["Aart Kok Kavango (‘17) Game Drive L&L incl. Keuken"], ["Aart Kok Zambezi Original uit 2000"], ["Aart Kok Zambezi Original vouwwagen"], ["Aart Kok tuareg game drive 2023. 2 weken gebruikt"], ["Aart Kok Kampala Game Drive - 2008"], ["Aart Kok Zambezi River Lodge compleet"], ["Aart Kok Livingstone  River Lodge Game Drive"], ["Vouwwagen Aart Kok, Kariba, 6 persoons, 2011, incl keuken"], ["Zambezi Original - Aart Kok"], ["Aart Kok Kavango Game Drive 2014"], ["Aart Kok Tundra 2011 inclusief jaar stalling in Amersfoort"], ["Aart Kok Kavango Game Drive 2011 vouwwagen"], ["Aart Kok Kariba (2010)"], ["Aart Kok Kavango model 2010"], ["Zeer complete Aart Kok Kavango Gamedrive incl. loungebank"], ["Aart Kok Kariba Tent Trailer Zeer netjes en compleet"], ["Aart Kok Tundra vouwwagen"], ["Aart kok vouwwagen, type tundra"], ["Aart Kok Zambezi Offroad Tenttrailer"], ["Aart Kok Zambezi Cross Road 2020 - In nieuwstaat"], ["Aart Kok Kavango (2008)  te koop per 1-9-2023"], ["Aart Kok Kariba 2008"], ["Aart Kok Kampala vouwwagen"]], "hovertemplate": "Manufacturer=Aart Kok<br>construction_year=%{x}<br>price_eur=%{y}<br>title=%{customdata[0]}<extra></extra>", "legendgroup": "Aart Kok", "marker": {"color": "#FFA15A", "symbol": "circle"}, "mode": "markers", "name": "Aart Kok", "orientation": "v", "showlegend": true, "type": "scatter", "x": [2008, null, null, 2000, 2003, 2023, 2008, 2012, 2012, 2010, 2006, 2014, null, 2011, null, 2010, 2016, 2008, null, null, 2005, 2019, null, null, 2013], "xaxis": "x", "y": [5500, 0, 9995, 3000, 3500, 0, 4250, 0, 0, 5000, 8500, 7300, 0, 7500, 5600, 6000, 10000, 4950, 2900, 0, 0, 0, 5995, 5250, 5500], "yaxis": "y"}, {"customdata": [["Campooz Lazy Jack camping variant extra luifel,Ugly Betty"], ["Campooz Lazy Jack Camping 2021"], ["Campooz Sleepy Joe - Uit voorraad"], ["Campooz Lazy Jack - Uit voorraad"], ["Campooz Fat Freddy - Uit voorraad"], ["Campooz"], ["Campooz Sleepy Joe Trekking"], ["Campooz Lazy Jack Camping"], ["Campooz Lazy Jack Trekking"], ["Campooz Fat Freddy Camping"], ["Campooz Fat Freddy Trekking"], ["Campooz Sleepy Joe Camping"], ["CampooZ Lazy Jack compleet en luxe uitvoering modeljaar 2022"], ["Campooz Fat Freddy Trekking"], ["Campooz Fat Freddy Camping"], ["campooz Fat Freddy"], ["Campooz Fat Freddy Camping Voortent"], ["Campooz Lazy Jack Trekking Zonneluifel"], ["Campooz Fat Freddy Trekking Zonneluifel"], ["Campooz Fat Freddy Camping 2023"], ["Campooz Sleepy Joe"], ["Campooz"], ["Vouwwagen verhuur CampooZ FAT FREDDY en LAZY  JACK Campooz"], ["Campooz Lazy Jack Camping"], ["Campooz Lazy Jack Trekking"], ["Campooz Red Ruby"]], "hovertemplate": "Manufacturer=Campooz<br>construction_year=%{x}<br>price_eur=%{y}<br>title=%{customdata[0]}<extra></extra>", "legendgroup": "Campooz", "marker": {"color": "#19d3f3", "symbol": "circle"}, "mode": "markers", "name": "Campooz", "orientation": "v", "showlegend": true, "type": "scatter", "x": [null, 2021, 2023, 2023, 2023, 2017, 2023, 2023, 2023, 2023, 2023, 2023, null, null, null, null, 2023, 2023, 2023, 2023, null, null, 2022, null, null, null], "xaxis": "x", "y": [10250, 0, 10550, 10950, 9600, 11000, 10550, 11400, 10950, 10050, 9600, 11000, 0, 9600, 10050, 6100, 10050, 10950, 9600, 11500, 10550, 0, 0, 11400, 10950, 13900], "yaxis": "y"}, {"customdata": [["Isabella Camp-Let Passion vouwwagen 2019 (snelle opzetter)"], ["Camp-let Concorde Vouwwagen"], ["Camp-let Passion - Uit voorraad"], ["Camp-let North - Uit voorraad"], ["Camp-let Concorde 2009 vouwwagen"], ["Camp-let Concorde"], ["Camp-let Dream"], ["Te koop mooie Camp-let Concorde"], ["Camp-Let Concorde, bouwjaar 1995, geremd, en 123 systeem."], ["Camp-let Limited Edition 2014 als NIEUW!"], ["Camp-let 2GO Geremd, 123 systeem"], ["Camp-let Apollo"], ["Camp-let North 2023 Direct leverbaar"], ["Camp-Let vouwwagen te koop"]], "hovertemplate": "Manufacturer=Camp-Let<br>construction_year=%{x}<br>price_eur=%{y}<br>title=%{customdata[0]}<extra></extra>", "legendgroup": "Camp-Let", "marker": {"color": "#FF6692", "symbol": "circle"}, "mode": "markers", "name": "Camp-Let", "orientation": "v", "showlegend": true, "type": "scatter", "x": [2019, null, 2023, 2023, null, 2003, 2019, 2001, null, null, 2017, 1992, 2023, null], "xaxis": "x", "y": [8500, 1250, 11099, 9799, 2995, 0, 0, 0, 550, 0, 4950, 0, 9799, 2550], "yaxis": "y"}], "layout": {"legend": {"title": {"text": "Manufacturer"}, "tracegroupgap": 0}, "margin": {"t": 60}, "xaxis": {"anchor": "y", "domain": [0, 1], "title": {"text": "construction_year"}}, "yaxis": {"anchor": "x", "domain": [0, 1], "title": {"text": "price_eur"}}}}
